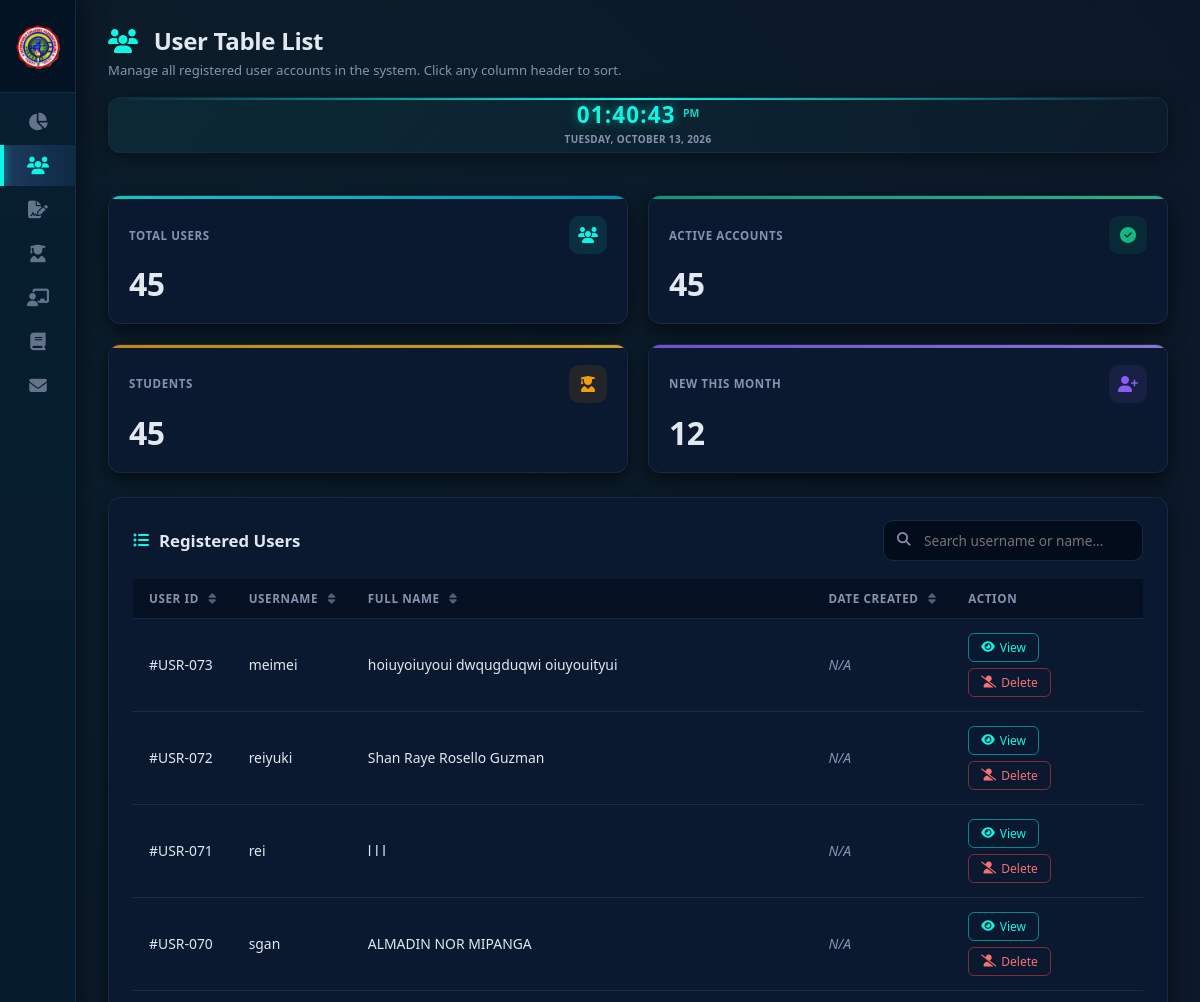
Before: /backend/AdminDB/users.php (signed in, upper part) with the older database file.
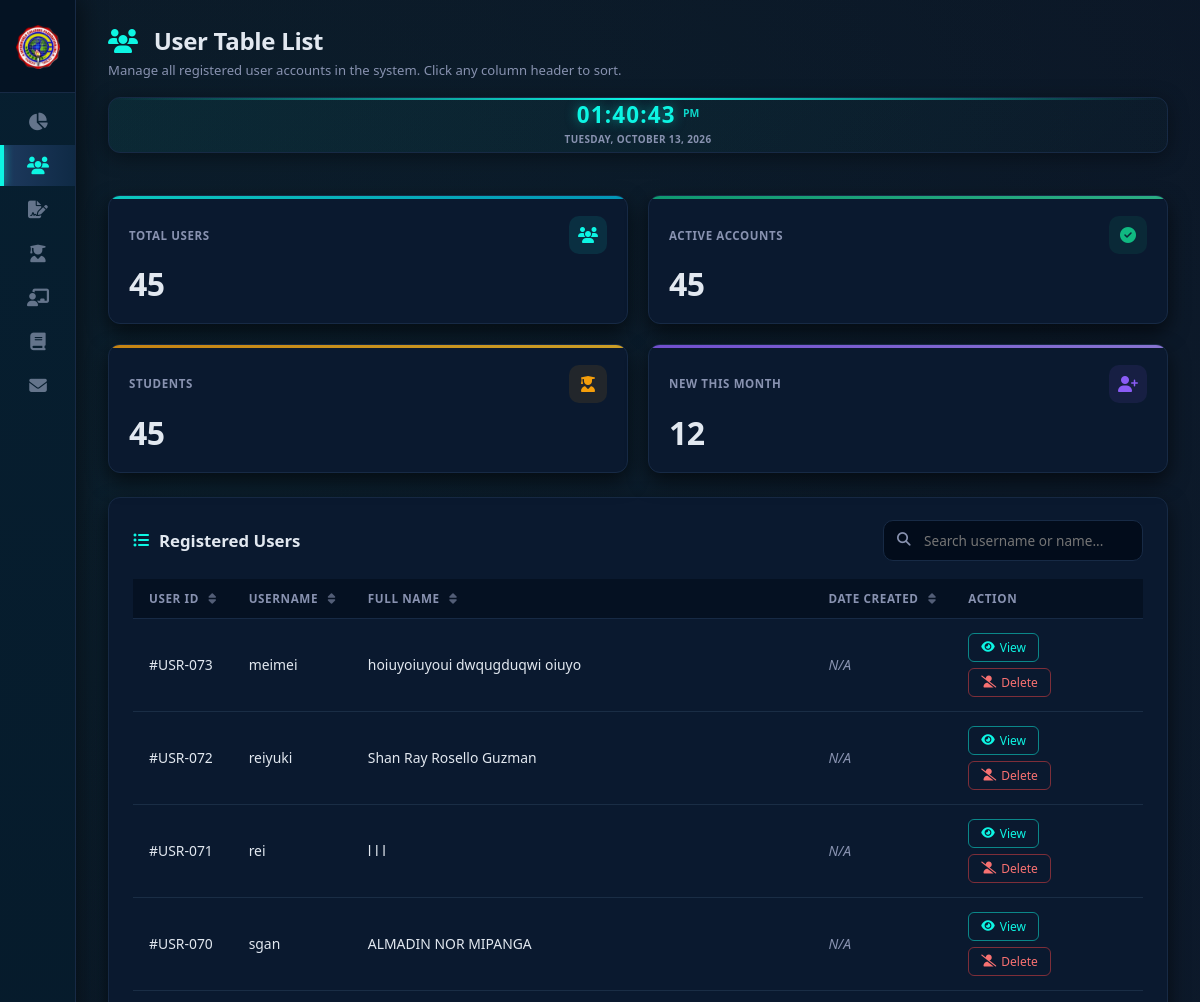
After: the same page with the newer database file.
### tables this page shows
CREATE TABLE `users` (
  `user_id` int(11) NOT NULL,
  `first_name` varchar(50) NOT NULL,
  `middle_name` varchar(50) NOT NULL,
  `last_name` varchar(50) NOT NULL,
  `username` varchar(50) NOT NULL,
  `student_code` varchar(20) DEFAULT NULL,
  `password` varchar(255) NOT NULL
);

### backend/AdminDB/users.php (the view, shortened to what the changed rows need)
<?php
require 'db.php';
$users_list = [];
$res = $conn->query("SELECT * FROM users ORDER BY user_id DESC");
while ($row = $res->fetch_assoc()) {
  $users_list[] = $row;
}
?>
<!DOCTYPE html>
<html lang="en">
<head>
  <link rel="stylesheet" href="https://cdnjs.cloudflare.com/ajax/libs/font-awesome/6.5.1/css/all.min.css" />
</head>
<body>
  <main class="main-content" id="mainContent">
    <header class="top-header">
      <div class="top-header-left">
        <h1><i class="fa-solid fa-users"></i> User Table List</h1>
      </div>
    </header>
    <div class="table-card">
      <div class="table-header">
        <h2><i class="fa-solid fa-list-ul"></i> Registered Users</h2>
      </div>
      <div class="table-wrapper">
        <table id="userTable">
          <thead>
            <tr>
              <th class="sortable" onclick="sortTable(0)">User ID <i class="fas fa-sort"></i></th>
              <th class="sortable" onclick="sortTable(1)">Username <i class="fas fa-sort"></i></th>
              <th class="sortable" onclick="sortTable(2)">Full Name <i class="fas fa-sort"></i></th>
              <th class="sortable" onclick="sortTable(3)">Date Created <i class="fas fa-sort"></i></th>
              <th class="no-sort">Action</th>
            </tr>
          </thead>
          <tbody>
            <?php if (count($users_list) > 0): ?>
              <?php foreach ($users_list as $u):
                $full_name = trim(($u['first_name'] ?? '') . ' ' . ($u['middle_name'] ?? '') . ' ' . ($u['last_name'] ?? ''));
              ?>
                <tr data-record='<?php echo htmlspecialchars(json_encode($u), ENT_QUOTES, "UTF-8"); ?>'>
                  <td>#USR-<?php echo str_pad($u['user_id'], 3, '0', STR_PAD_LEFT); ?></td>
                  <td class="username"><?php echo htmlspecialchars($u['username']); ?></td>
                  <td><?php echo htmlspecialchars($full_name); ?></td>
                  <td class="date-created">
                    <?php
                      echo !empty($u['date_created'])
                        ? htmlspecialchars(date('M d, Y', strtotime($u['date_created'])))
                        : '<span style="color:var(--text-muted-teal); font-style:italic;">N/A</span>';
                    ?>
                  </td>
                  <td>
                    <div class="action-group">
                      <button class="btn-action view" onclick="openViewModal(this)"><i class="fa-solid fa-eye"></i> View</button>
                      <button class="btn-action delete" onclick="openDeleteModal(<?php echo $u['user_id']; ?>, '<?php echo htmlspecialchars($u['username'], ENT_QUOTES); ?>')"><i class="fa-solid fa-user-slash"></i> Delete</button>
                    </div>
                  </td>
                </tr>
              <?php endforeach; ?>
            <?php else: ?>
              <tr>
                <td colspan="5" style="text-align:center; color:#8892b0; padding:40px;">No users found</td>
              </tr>
            <?php endif; ?>
          </tbody>
        </table>
      </div>
    </div>
  </main>
</body>
</html>

Changed rows visible on the page:
changed users "meimei": full_name "hoiuyoiuyoui dwqugduqwi oiuyouityui" → "hoiuyoiuyoui dwqugduqwi oiuyo"
changed users "reiyuki": full_name "Shan Raye Rosello Guzman" → "Shan Ray Rosello Guzman"
